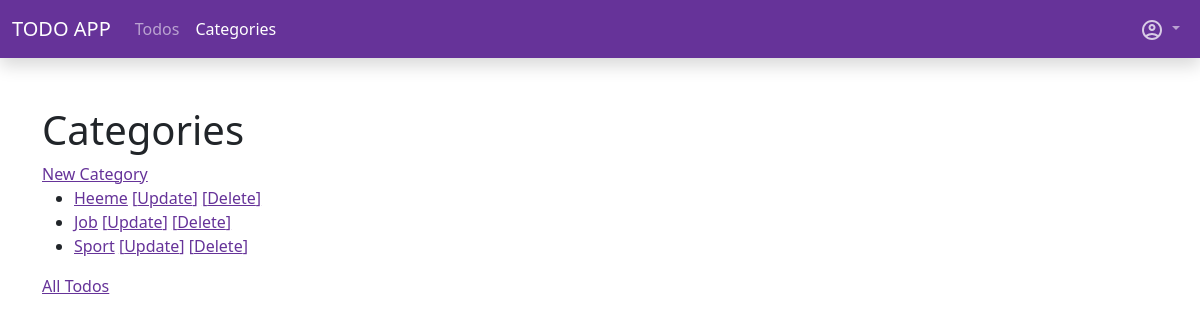
The app's page /app-todos/categories/ (signed in) with its own data.
### todo_app/models.py (models this page shows, shortened)
class Category(models.Model):
    user = models.ForeignKey(User, on_delete=models.CASCADE, verbose_name="User")
    name = models.CharField(max_length=150, verbose_name=_("Name"))
    created = models.DateTimeField(auto_now_add=True, verbose_name="Created")
    updated = models.DateTimeField(auto_now=True, verbose_name="Updated")
    def get_absolute_url(self):
        return reverse("todo_app:category_detail", kwargs={"pk": self.id})
    class Meta:
        ordering = [
            "-updated"
        ]
        verbose_name = _("Category")
        verbose_name_plural = _("Categories")

### todo_app/views.py (the view)
# urls.py: path("categories/", views.CategoryListView.as_view(), name="category_index"),
class CategoryListView(LoginRequiredMixin, ListView):
    model = Category
    template_name = "todo_app/category_index.html"
    login_url = reverse_lazy("sevo_user:sign_in")
    def get_queryset(self):
        qs = super().get_queryset()
        qs = qs.filter(user=self.request.user)
        return qs
    def get_context_data(self, **kwargs):
        ctx = super().get_context_data(**kwargs)
        ctx.update({
            "title": _("All Categories")
        })
        return ctx

### todo_app/templatetags/todo_tags.py (called while the page is built)
@register.simple_tag
def active_site(path, name):
    print(path)
    path_splitted = path.split("/")
    print(path_splitted)
    path_compare = path_splitted[2]
    if name in path_compare:
        return "active"

### todo_app/templates/todo_app/category_index.html (shortened to what this page needs)
{% extends "base.html" %}
{% load i18n %}
{% block content %}
    <h1>{% trans "Categories" %}</h1>
    <div>
        <a href="{% url "todo_app:category_create" %}">{% trans "New Category" %}</a>
    </div>
    <div>
        {% if category_list %}
        <ul>
            {% for category in category_list %}
                <li>
                    <a href="{{ category.get_absolute_url }}">{{ category.name }}</a>
                    <a href="{% url "todo_app:category_update" pk=category.pk %}">[{% trans "Update" %}]</a>
                    <a href="{% url "todo_app:category_delete" pk=category.pk %}">[{% trans "Delete" %}]</a>
                </li>
            {% endfor %}
        </ul>
        {% else %}
            <p>{% trans "No Categories available." %}</p>
        {% endif %}
    </div>
    <div>
        <a href="{% url "todo_app:todo_index" %}">{% trans "All Todos" %}</a>
    </div>
{% endblock %}

### records on screen
Category: name "Heeme"
Category: name "Job"
Category: name "Sport"
